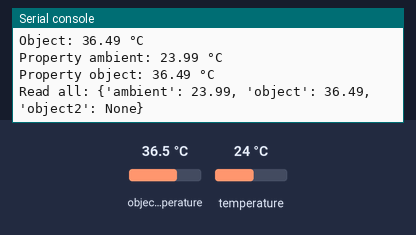
This program was run on a simulated MicroPython board. Shown: the last lines printed to the serial console. The inputs (shaded band) are chosen by the test bench; at power-on: object temperature 36.5 °C, temperature 24 °C.

Above: at 4.2 s.
4.3 s: object temperature set to 20 °C
At 5.6 s:
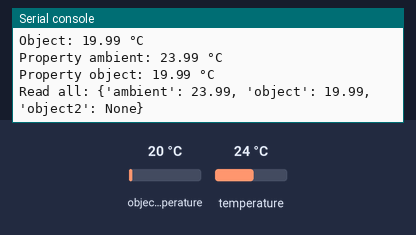
5.8 s: temperature set to 12 °C
At 6.7 s:
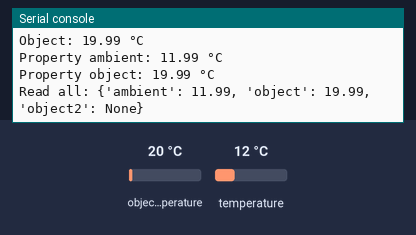
7.3 s: object temperature set to 26 °C
At 8.9 s:
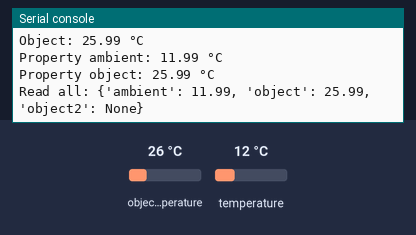
Timing chart, 0 to 10.4 s (numbered marks = the images above; inputs shaded):
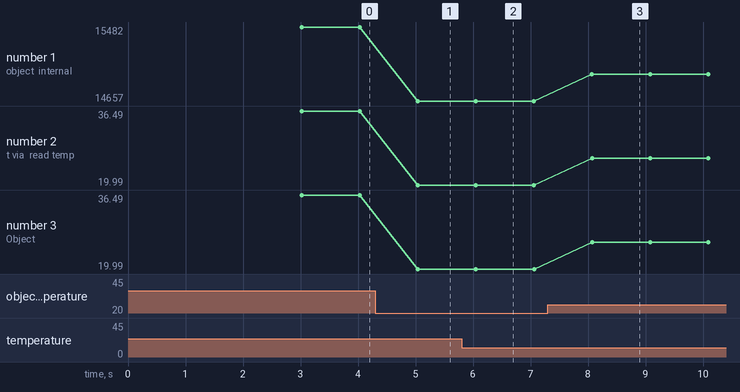

Measured:
- after the input at 4.3 s, the serial console: prints a new line after 0.74 s (image 1)
- after the input at 5.8 s, the serial console: prints a new line after 0.25 s (image 2)
- after the input at 7.3 s, the serial console: prints a new line after 0.77 s (image 3)
- plotted number 1: 15482 → 14657 after the input at 4.3 s, 14657 → 14957 after the input at 7.3 s
- plotted number 2: 36.49 → 19.99 after the input at 4.3 s, 19.99 → 25.99 after the input at 7.3 s
- plotted number 3: 36.49 → 19.99 after the input at 4.3 s, 19.99 → 25.99 after the input at 7.3 s

The program:

main.py
```python
# Python env   : MicroPython v1.23.0
# -*- coding: utf-8 -*-
# @Time    : 2025/8/27 上午11:50
# @Author  : 缪贵成
# @File    : main.py
# @Description : mlx90614双温区温度传感器测试文件

# ======================================== 导入相关模块 =========================================

import time
from machine import I2C, Pin
from mlx90614 import MLX90614, MLX90615

# ======================================== 全局变量 =============================================

mlx61xaddr = None

# ======================================== 功能函数 =============================================


def test_sensor_realtime(sensor, name="Sensor", interval=1.0):
    """

    实时显示传感器温度数据，覆盖所有功能测试。
    Args:
        sensor: MLX90614 或 MLX90615 传感器实例
        name: 传感器名称，用于输出标识
        interval: 数据刷新间隔时间，单位秒

    Notes:
        测试内容包括内部方法、公共方法、属性访问和一次性读取功能
        双温区传感器会额外显示第二路物体温度数据
        内部方法测试可能因传感器型号不同而存在差异

    ==========================================

    Realtime display of sensor temperature data, covering all functional tests.

    Args:
        sensor: Instance of MLX90614 or MLX90615 sensor
        name: Sensor name for output identification
        interval: Data refresh interval in seconds

    Notes:
        Tests include internal methods, public methods, property access and one-time read function
        Dual-zone sensors will additionally display the second object temperature data
        Internal method tests may vary by sensor model
    """
    print("\n=== Realtime testing {} ===".format(name))
    print("Dual zone:", sensor.dual_zone)  # 输出是否为双温区传感器
    print("Press Ctrl+C to stop")  # 提示用户可以使用 Ctrl+C 停止测试

    try:
        while True:
            # ================= 内部方法测试 =================
            try:
                # 读取寄存器原始值（16 位）
                raw_ambient = sensor._read16(sensor._REGISTER_TA)
                raw_object = sensor._read16(sensor._REGISTER_TOBJ1)

                # 将寄存器原始值转换为摄氏温度
                temp_ambient_internal = sensor._read_temp(sensor._REGISTER_TA)
                temp_object_internal = sensor._read_temp(sensor._REGISTER_TOBJ1)
            except Exception as e:
                print("[Internal] Error:", e)
                raw_ambient = raw_object = temp_ambient_internal = temp_object_internal = None

            # ================= 公共方法测试 =================
            ambient = sensor.read_ambient()  # 读取环境温度
            obj = sensor.read_object()  # 读取物体温度
            # 双温区时读取第二路物体温度，否则为 None
            obj2 = sensor.read_object2() if sensor.dual_zone else None

            # ================= 属性访问测试 =================
            ambient_prop = sensor.ambient
            obj_prop = sensor.object
            obj2_prop = sensor.object2 if sensor.dual_zone else None

            # ================= 一次性读取功能测试 =================
            try:
                all_data = sensor.read()  # 一次性读取全部数据（返回字典）
            except Exception as e:
                all_data = None

            # ================= 数据输出 =================
            print("\n[{}] Data Snapshot".format(name))
            print("Raw ambient (internal):", raw_ambient)
            print("Raw object (internal):", raw_object)
            if temp_ambient_internal is not None:
                print("Temp ambient via _read_temp: {:.2f} °C".format(temp_ambient_internal))
            if temp_object_internal is not None:
                print("Temp object via _read_temp: {:.2f} °C".format(temp_object_internal))
            print("Ambient: {:.2f} °C".format(ambient))
            print("Object: {:.2f} °C".format(obj))
            if sensor.dual_zone:
                print("Object2: {:.2f} °C".format(obj2))
            print("Property ambient: {:.2f} °C".format(ambient_prop))
            print("Property object: {:.2f} °C".format(obj_prop))
            if sensor.dual_zone:
                print("Property object2: {:.2f} °C".format(obj2_prop))
            print("Read all:", all_data)

            # 间隔一段时间再刷新
            time.sleep(interval)

    except KeyboardInterrupt:
        # 用户按 Ctrl+C 时退出循环
        print("\nRealtime testing stopped")


# ======================================== 自定义类 =============================================

# ======================================== 初始化配置 ===========================================

# 硬件上电延时，保证传感器初始化完成
time.sleep(3)
print("FreakStudio: MLX90614 test start ")


i2c = I2C(0, scl=5, sda=4, freq=100000)
# 开始扫描I2C总线上的设备，返回从机地址的列表
devices_list: list[int] = i2c.scan()
print("START I2C SCANNER")
# 若devices list为空，则没有设备连接到I2C总线上
if len(devices_list) == 0:
    # 若非空，则打印从机设备地址
    print("No i2c device !")
else:
    print("i2c devices found:", len(devices_list))
for device in devices_list:
    if 0x5A <= device <= 0x5D:
        print("I2c hexadecimal address:", hex(device))
        mlx61xaddr = device


# 初始化 MLX90614
sensor14 = MLX90614(i2c, mlx61xaddr)
print("[MLX90614] Sensor initialized.")

# 初始化 MLX90615
sensor15 = MLX90615(i2c, mlx61xaddr)
print("[MLX90615] Sensor initialized.")

# ======================================== 主程序 ==============================================

# ================= MLX90614 测试 =================
print("\n--- Starting MLX90614 Realtime Test ---")
test_sensor_realtime(sensor14, "MLX90614", interval=1.0)

# ================= MLX90615 测试 =================
print("\n--- Starting MLX90615 Realtime Test ---")
test_sensor_realtime(sensor15, "MLX90615", interval=1.0)
```

mlx90614.py
```python
# (licence header left out)
__version__ = "0.1.0"
__author__ = "缪贵成"
__license__ = "MIT"
__platform__ = "MicroPython v1.23"

# ======================================== 导入相关模块 =========================================

# 导入模块用于数据打包和解包
import ustruct
from machine import I2C, Pin

# ======================================== 全局变量 =============================================

# ======================================== 功能函数 =============================================

# ======================================== 自定义类 =============================================


class SensorBase:
    """
    基类，提供寄存器读取与温度换算功能。

    Attributes:
        i2c (I2C): 已初始化的 I2C 对象。
        address (int): 设备 I2C 地址。
        dual_zone (bool): 是否支持双温区（仅部分 MLX90614 型号）。

    Methods:
        _read16(register: int) -> int: 从寄存器读取 16 位原始值（内部方法）。
        _read_temp(register: int) -> float: 从寄存器读取温度并转换为摄氏度（内部方法）。
        read_ambient() -> float: 读取环境温度（℃）。
        read_object() -> float: 读取物体温度（℃）。
        read_object2() -> float: 读取第二路物体温度（℃），仅双温区可用。

    Notes:
        不直接使用外部调用，只提供给子类继承使用。

    ==========================================

    Base class providing register read and temperature conversion.

    Attributes:
        i2c (I2C): Initialized I2C object.
        address (int): Device I2C address.
        dual_zone (bool): True if dual-zone sensor (only some MLX90614 models).

    Methods:
        _read16(register: int) -> int: Read 16-bit raw value from register (internal method).
        _read_temp(register: int) -> float: Read temperature from register and convert to Celsius (internal method).
        read_ambient() -> float: Read ambient temperature (℃).
        read_object() -> float: Read object temperature (℃).
        read_object2() -> float: Read second object temperature (℃), dual-zone only.

    Notes:
        Not intended for direct use. Designed for subclass inheritance.
    """

    def _read16(self, register: int) -> int:
        """
        从寄存器读取 16 位原始值（内部使用）。

        Args:
            register (int): 寄存器地址。

        Returns:
            int: 16 位原始值。

        Notes:
            仅内部方法，不直接暴露给外部调用。

        ==========================================

        Read 16-bit raw value from register (internal use).

        Args:
            register (int): Register address.

        Returns:
            int: 16-bit raw value.

        Notes:
            Internal use only.
        """
        data = self.i2c.readfrom_mem(self.address, register, 2)
        # 小端字节序，H表示16位无符号整数，返回一个元组，取第0个数据表示取元组的数据
        return ustruct.unpack("<H", data)[0]

    def _read_temp(self, register: int) -> float:
        """
        从寄存器读取温度并转换为摄氏度（内部使用）。

        Args:
            register (int): 寄存器地址。

        Returns:
            float: 温度值（℃）。

        Notes:
            返回值经过 0.02 系数缩放并由开尔文转为摄氏度。

        ==========================================

        Read temperature from register and convert to Celsius (internal use).

        Args:
            register (int): Register address.

        Returns:
            float: Temperature in Celsius.

        Notes:
            Scaled by 0.02 per LSB and converted from Kelvin.
        """
        temp = self._read16(register)
        temp *= 0.02
        temp -= 273.15
        return temp

    def read_ambient(self) -> float:
        """
        读取环境温度（℃）。
        Returns:
            float: 环境温度。

        Notes:
            调用 _read_temp 读取寄存器 0x06。

        ==========================================

        Read ambient temperature (℃).

        Returns:
            float: Ambient temperature.

        Notes:
            Reads register 0x06 internally using _read_temp.
        """
        # 从环境温度寄存器里面读取值
        return self._read_temp(self._REGISTER_TA)

    def read_object(self) -> float:
        """
        读取物体温度（℃）。

        Returns:
            float: 物体温度。

        Notes:
            调用 _read_temp 读取寄存器 0x07。

        ==========================================

        Read object temperature (℃).

        Returns:
            float: Object temperature.

        Notes:
            Reads register 0x07 internally using _read_temp.
        """
        return self._read_temp(self._REGISTER_TOBJ1)

    def read_object2(self) -> float:
        """
        读取第二路物体温度（℃），仅双温区可用。

        Returns:
            float: 第二路物体温度。

        Raises:
            RuntimeError: 非双温区传感器调用时。

        Notes:
            调用 _read_temp 读取寄存器 0x08。

        ==========================================

        Read second object temperature (℃), dual-zone only.

        Returns:
            float: Second object temperature.

        Raises:
            RuntimeError: If device is not dual-zone.

        Notes:
            Reads register 0x08 internally using _read_temp.
        """
        if self.dual_zone:
            return self._read_temp(self._REGISTER_TOBJ2)
        else:
            raise RuntimeError("Device only has one thermopile")

    @property
    def ambient(self) -> float:
        """
        获取环境温度，等同于 read_ambient() 方法。

        Returns:
            float: 环境温度，单位摄氏度（℃）。

        Notes:
            仅读取最近一次测量值。
            可直接通过 sensor.ambient 访问。

        ==========================================

        Get ambient temperature, equivalent to read_ambient() method.

        Returns:
            float: Ambient temperature in Celsius (℃).

        Notes:
            Returns the most recent measurement.
            Can be accessed directly via sensor.ambient.
        """
        return self.read_ambient()

    @property
    def object(self) -> float:
        """
        获取物体温度，等同于 read_object() 方法。

        Returns:
            float: 物体温度，单位摄氏度（℃）。

        Notes:
            仅读取最近一次测量值。
            可直接通过 sensor.object 访问。

        ==========================================

        Get object temperature, equivalent to read_object() method.

        Returns:
            float: Object temperature in Celsius (℃).

        Notes:
            Returns the most recent measurement.
            Can be accessed directly via sensor.object.
        """
        return self.read_object()

    @property
    def object2(self) -> float:
        """
        获取第二路物体温度，等同于 read_object2() 方法。

        Returns:
            float: 第二路物体温度，单位摄氏度（℃）。

        Notes:
            仅读取最近一次测量值。
            可直接通过 sensor.object2 访问。

        ==========================================

        Get second object temperature, equivalent to read_object2() method.

        Returns:
            float: Second object temperature in Celsius (℃).

        Notes:
            Returns the most recent measurement.
            Can be accessed directly via sensor.object2.
        """
        return self.read_object2()


class MLX90614(SensorBase):
    """
    MLX90614 传感器驱动类，支持单区/双区热电堆版本。

    Attributes:
        i2c (I2C): 已初始化的 I2C 对象。
        address (int): 设备地址。
        dual_zone (bool): 是否支持双温区，读取配置寄存器获取。

    Methods:
        init(i2c, address: int = None) -> None: 初始化传感器。
        read() -> dict: 一次性读取 ambient、object、object2 数据。
        get() -> dict: read 的别名方法。

    Notes:
        dual_zone 根据寄存器配置自动解析。

    ==========================================

    MLX90614 sensor driver class, supports single/dual thermopile versions.

    Attributes:
        i2c (I2C): Initialized I2C object.
        address (int): Device address.
        dual_zone (bool): True if dual-zone, parsed from configuration register.

    Methods:
        init(i2c, address: int = None) -> None: Initialize sensor.
        read() -> dict: Read ambient, object, object2 data at once.
        get() -> dict: Alias for read().

    Notes:
        dual_zone parsed automatically from device register.
    """

    _REGISTER_TA = 0x06
    _REGISTER_TOBJ1 = 0x07
    _REGISTER_TOBJ2 = 0x08

    def __init__(self, i2c, address: int = None):
        """
        初始化 MLX90614。

        Args:
            i2c (I2C): 已创建的 I2C 对象。
            address (int): 设备地址。

        Raises:
            TypeError: i2c 不是 I2C 实例，address 不是 int。
            ValueError: address 不在 MLX90614 的合法 I2C 地址范围内。

        Notes:
            dual_zone 根据寄存器配置自动解析。
            根据手册默认地址0x5a,实际上我们通过判断连接设备后扫描到的符合范围的设备地址进行I2C地址的传入。

        ==========================================

        Initialize MLX90614.

        Args:
            i2c (I2C): Initialized I2C object.
            address (int): Device address.

        Raises:
            TypeError: If i2c is not an I2C instance, or address is not int.
            ValueError: If address is out of MLX90614 allowed range.

        Notes:
            dual_zone parsed from configuration register.
            According to the manual, the default address is 0x5a. In practice, we pass the I2C address by determining the device address within the acceptable range after scanning the connected devices.
        """
        # 参数校验
        if not isinstance(i2c, I2C):
            raise TypeError(f"i2c must be an I2C instance, got {type(i2c).__name__}")
        if not isinstance(address, int):
            raise TypeError(f"address must be int, got {type(address).__name__}")
        if not (0x5A <= address <= 0x5D):
            raise ValueError(f"Invalid MLX90615 I2C address: 0x{address:x}")
        self.i2c = i2c
        self.address = address
        _config1 = i2c.readfrom_mem(address, 0x25, 2)
        _dz = ustruct.unpack("<H", _config1)[0] & (1 << 6)
        self.dual_zone = True if _dz else False

    def read(self) -> dict:
        """
        一次性读取传感器数据，返回字典。

        Returns:
            dict: {'ambient': float, 'object': float, 'object2': float 或 None}

        Notes:
            如果非双温区，object2 为 None。

        ==========================================

        Read all sensor data at once, return as dictionary.

        Returns:
            dict: {'ambient': float, 'object': float, 'object2': float or None}

        Notes:
            object2 is None if not dual-zone.
        """
        return {
            "ambient": self.read_ambient(),
            "object": self.read_object(),
            "object2": self.read_object2() if self.dual_zone else None,
        }

    def get(self) -> dict:
        """
        读取传感器数据的别名方法，功能与 read() 完全相同。

        Returns:
            dict: 返回传感器当前的测量数据，具体字段和说明参见 read() 方法。

        Notes:
            该方法仅作为 read() 的别名，方便统一接口调用。

        ==========================================

        Alias method for reading sensor data, identical to read().

        Returns:
            dict: Returns the current measurement data from the sensor.
                  See read() method for detailed field descriptions.

        Notes:
            This method is simply an alias of read(), provided for interface consistency.
        """
        return self.read()


class MLX90615(SensorBase):
    """
    MLX90615 传感器驱动类，仅单区热电堆版本。

    Attributes:
        i2c (I2C): 已初始化的 I2C 对象。
        address (int): 设备地址。
        dual_zone (bool): 总为 False，不支持双温区。

    Methods:
        __init__(i2c, address: int = None) -> None: 初始化传感器。

    Notes:
        不支持 object2。

    ==========================================

    MLX90615 sensor driver class, single thermopile only.

    Attributes:
        i2c (I2C): Initialized I2C object.
        address (int): Device address.
        dual_zone (bool): Always False, no dual-zone support.

    Methods:
        __init__(i2c, address: int = None) -> None: Initialize sensor.

    Notes:
        object2 is not available.
    """

    def __init__(self, i2c, address: int = None):
        """
        初始化 MLX90615。

        Args:
            i2c (I2C): 已创建的 I2C 对象。
            address (int): i2c设备地址。

        Raises:
            TypeError: i2c 不是 I2C 实例，address 不是 int。
            ValueError: address 不在 MLX90615 的合法 I2C 地址范围内。

        Notes:
            不支持 dual_zone。
            根据手册默认地址0x5b,实际上我们通过判断连接设备后扫描到的符合范围的设备地址进行I2C地址的传入。

        ==========================================

        Initialize MLX90615.

        Args:
            i2c (I2C): Initialized I2C object.
            address (int):i2c Device address.

        Raises:
            TypeError: If i2c is not an I2C instance, or address is not int.
            ValueError: If address is out of MLX90615 allowed range.

        Notes:
            dual_zone is always False.
            According to the manual, the default address is 0x5b. In practice, we pass the I2C address by determining the device address within the acceptable range after scanning the connected devices.
        """
        # 参数校验
        if not isinstance(i2c, I2C):
            raise TypeError(f"i2c must be an I2C instance, got {type(i2c).__name__}")

        if not isinstance(address, int):
            raise TypeError(f"address must be int, got {type(address).__name__}")

        if not (0x5A <= address <= 0x5D):
            raise ValueError(f"Invalid MLX90615 I2C address: 0x{address:x}")
        self.i2c = i2c
        self.address = address
        self.dual_zone = False


# ======================================== 初始化配置 ===========================================

# ======================================== 主程序 ==============================================
```
